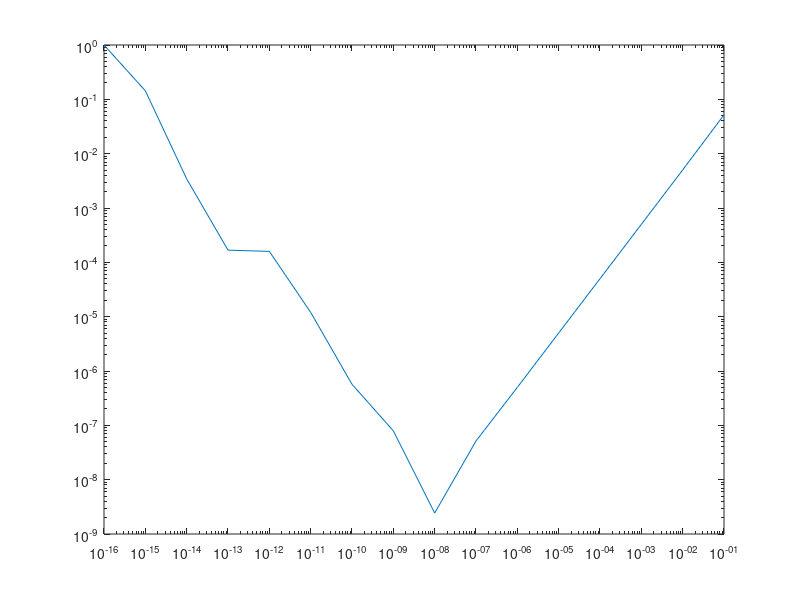

Source code (MATLAB):
f = @(x) exp(x);
k = 1:16;
h = 10.^(-k);

df = @(x) (f(x + h) - f(x)) ./ h;
exp_d = df(1);

% get the relative errors
exp_err = abs((exp_d - exp(1)) / exp(1));

% get the loglog graph
loglog(h, exp_err)

% get the minimum error and check it against eps
h_min = min(exp_err)
e_mach = eps